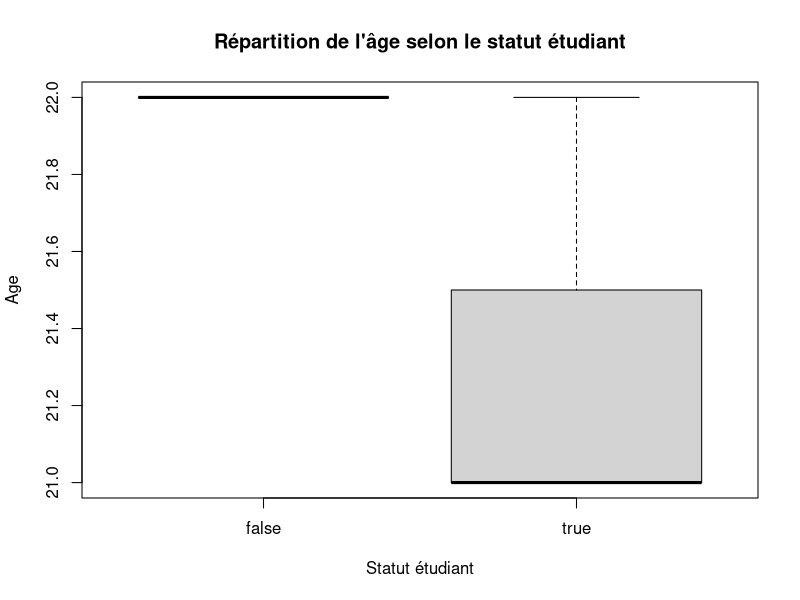
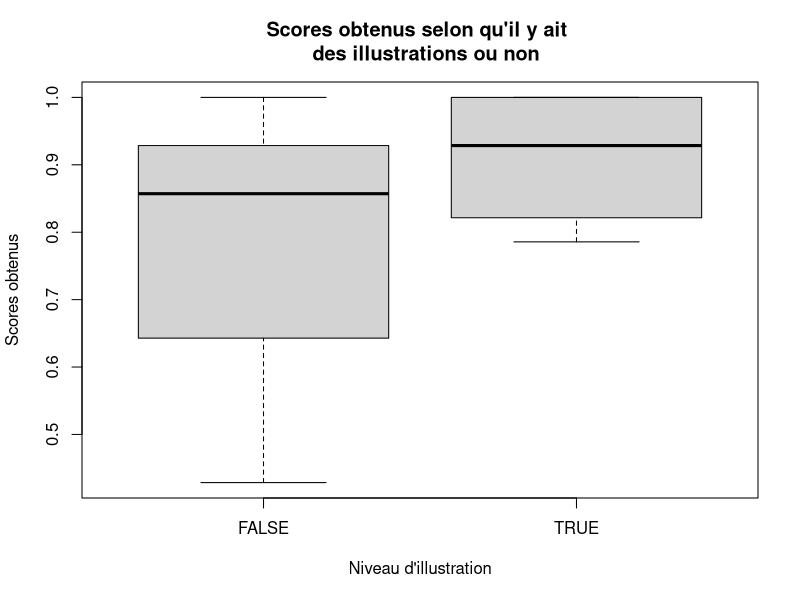
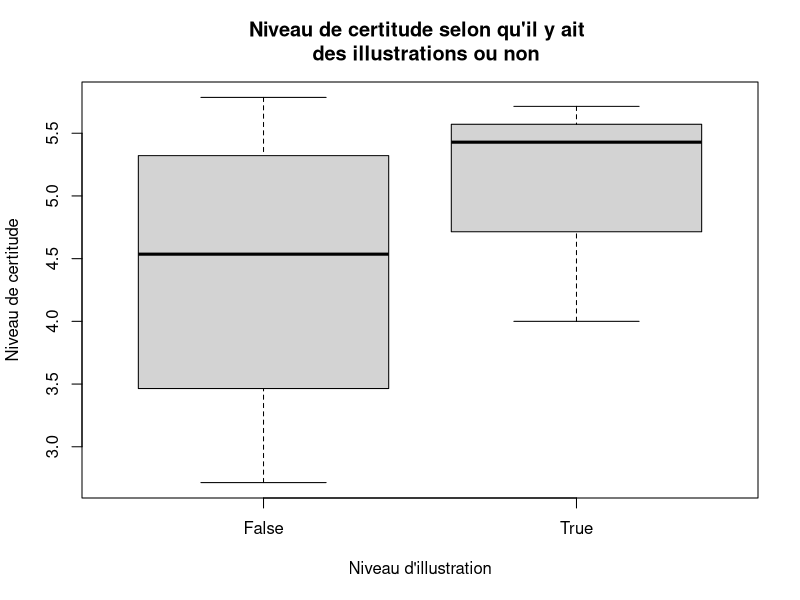
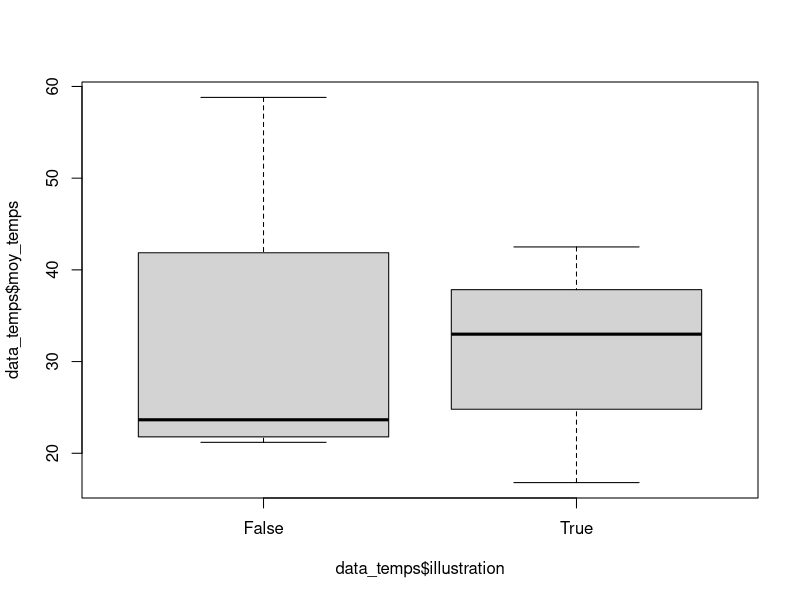
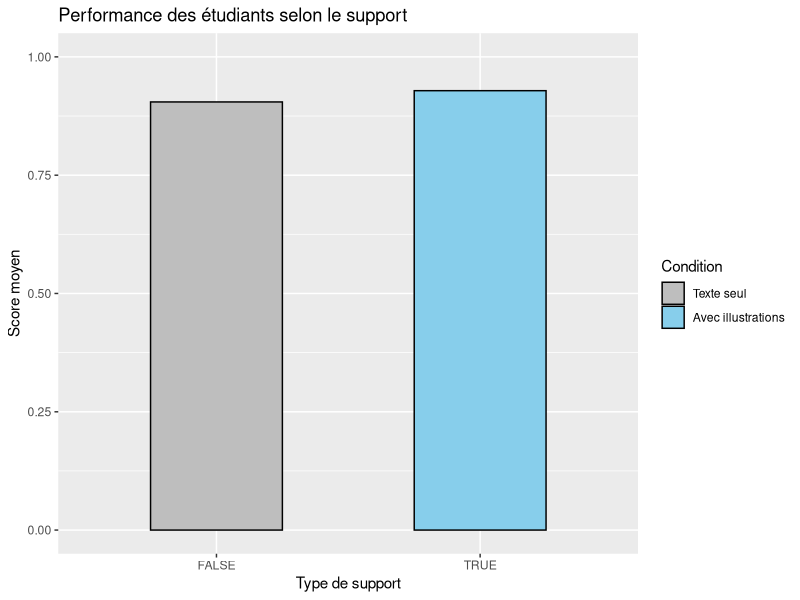
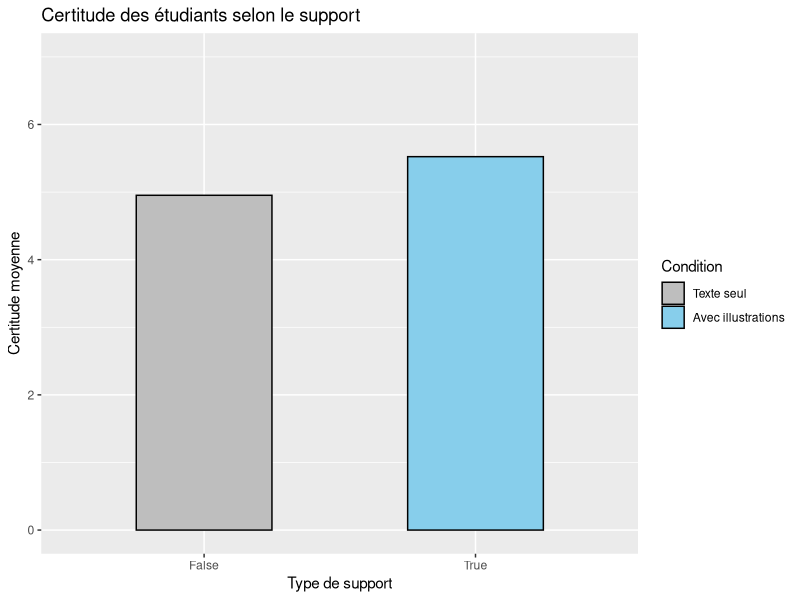
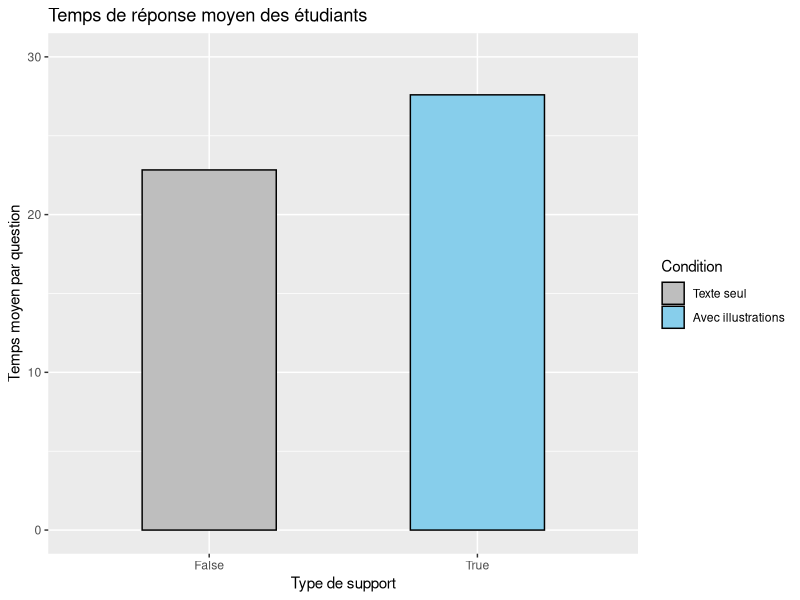
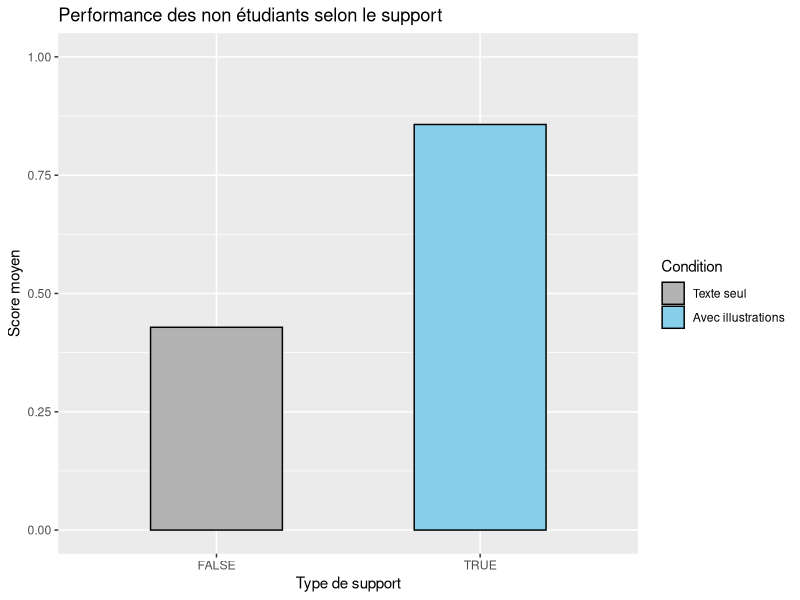

The R source for these figures, in order:
###Chargement des données 

participants = read.csv("csv/participants.csv")
results = read.csv("csv/results.csv")

library(tidyverse)
library(tidyselect)
library(lmerTest)

###Formation des données pour l'analyse 
#Nettoyage et rassemblement des données
data_clean = results %>%
  #convertir "estCorrect" et "illustration" en vrais booléens 
  mutate(
    estCorrect = as.logical(estCorrect),
    illustration = as.logical(illustration)
  ) %>%
  left_join(participants, by = "id") %>%
  mutate(etudiant = as.factor(etudiant))

#Calcul du score par condition pour chaque participant (score entre 0 et 1, avec 1 si tout est juste et 0 si tout est faux)
data_score = data_clean %>%
  group_by(id, illustration, etudiant) %>%
  summarise(
    score = mean(estCorrect, na.rm = TRUE), 
    .groups = "drop"
  )

#Calcul de la certitude moyenne par participant pour chaque condition 
data_certitude = results |>
  mutate(certitude = certitude) |> 
  left_join(participants, by = "id") |>
  group_by(id, illustration, etudiant) |>
  summarise(moy_certitude = mean(certitude, na.rm = TRUE), .groups = "drop")

#Calcul du temps moyen mis par question par participant pour chaque condition 
data_temps <- results |>
  mutate(tempsSecondes = tempsSecondes) |>
  left_join(participants, by = "id") |>
  group_by(id, illustration, etudiant) |>
  summarise(moy_temps = mean(tempsSecondes, na.rm = TRUE), .groups = "drop")


###Données sur les participants 
#Age
age_moy = mean(participants$age)

age_moy_etu = mean(as.numeric(participants$age[participants$etudiant == "true"]))
et_etu = sd(as.numeric(participants$age[participants$etudiant == "true"]))

age_moy_nnetu = mean(as.numeric(participants$age[participants$etudiant == "false"]))
et_nnetu = sd(as.numeric(participants$age[participants$etudiant == "false"]))


boxplot(participants$age ~participants$etudiant, main="Répartition de l'âge selon le statut étudiant", xlab="Statut étudiant", ylab="Age")

#Genre 
table(participants$genre) #5 femmes et 11 hommes 



###Test hypothèse 1 : les performances d'apprentissage seront meilleures pour les parties avec des images 

anova_H1 = aov(data_score$score ~ data_score$illustration)
summary(anova_H1)

modele_mixte = lmer(score ~ illustration * etudiant + (1|id), data = data_score)
anova(modele_mixte)

modele_certitude = lmer(moy_certitude ~ illustration * etudiant + (1|id), data = data_certitude)
anova(modele_certitude)

modele_temps = lmer(moy_temps ~ illustration * etudiant + (1|id), data = data_temps)
anova(modele_temps)

#Tests de corrélation 
chisq.test(data_score$score, data_score$illustration)
chisq.test(data_clean$illustration, data_clean$tempsSecondes)
chisq.test(data_clean$illustration, data_clean$certitude)

#Représentations graphiques 
boxplot(data_score$score~data_score$illustration, main = "Scores obtenus selon qu'il y ait 
  des illustrations ou non", xlab = "Niveau d'illustration", ylab="Scores obtenus")

boxplot(data_certitude$moy_certitude~data_certitude$illustration, main = "Niveau de certitude selon qu'il y ait 
  des illustrations ou non", xlab = "Niveau d'illustration", ylab="Niveau de certitude")

boxplot(data_temps$moy_temps~data_temps$illustration)

###Test hypothèse 2 : les performances des étudiants seront meilleures que celles des non étudiants 

anova_H2 = aov(data_score$score ~ data_score$etudiant)
summary(anova_H2)

chisq.test(data_score$score, data_score$etudiant)

modele_mixte = lmer(score ~ illustration * etudiant + (1|id), data = data_score)
anova(modele_mixte)

modele_certitude = lmer(moy_certitude ~ illustration * etudiant + (1|id), data = data_certitude)
anova(modele_certitude)

modele_temps = lmer(moy_temps ~ illustration * etudiant + (1|id), data = data_temps)
anova(modele_temps)

###Test hypothèse 1, 2 et 3 : 

modele_mixte = lmer(score ~ illustration * etudiant + (1|id), data = data_score)
anova(modele_mixte)

modele_certitude = lmer(moy_certitude ~ illustration * etudiant + (1|id), data = data_certitude)
anova(modele_certitude)

modele_temps = lmer(moy_temps ~ illustration * etudiant + (1|id), data = data_temps)
anova(modele_temps)

#Pour le groupe étudiant
data_etudiants <- data_score %>%
  filter(etudiant == "true") %>%
  group_by(illustration) %>%
  summarise(moyenne_score = mean(score),se = sd(score) / sqrt(n()), .groups = "drop")

data_certitude_etud <- data_certitude %>%
  filter(etudiant == "true") %>%
  group_by(illustration) %>%
  summarise(
    moyenne = mean(moy_certitude, na.rm = TRUE),
    se = sd(moy_certitude, na.rm = TRUE) / sqrt(n()),
    .groups = "drop"
  )

data_temps_etud <- data_temps %>%
  filter(etudiant == "true") %>% 
  group_by(illustration) %>%
  summarise(
    temps_moyen = mean(moy_temps, na.rm = TRUE),
    se = sd(moy_temps, na.rm = TRUE) / sqrt(n()),
    .groups = "drop"
  )

ggplot(data_etudiants, aes(x = illustration, y = moyenne_score, fill = illustration)) +
  geom_bar(stat = "identity", width = 0.5, color = "black") +
  scale_fill_manual(values = c("grey", "skyblue"), labels = c("Texte seul", "Avec illustrations")) +
  labs(
    title = "Performance des étudiants selon le support",
    x = "Type de support",
    y = "Score moyen",
    fill = "Condition") + ylim(0,1)

ggplot(data_certitude_etud, aes(x = illustration, y = moyenne, fill = illustration)) +
  geom_bar(stat = "identity", width = 0.5, color = "black") +
  scale_fill_manual(values = c("grey", "skyblue"), labels = c("Texte seul", "Avec illustrations")) +
  labs(
    title = "Certitude des étudiants selon le support",
    x = "Type de support",
    y = "Certitude moyenne", 
    fill = "Condition"
  )+ ylim(0,7)

ggplot(data_temps_etud, aes(x = illustration, y = temps_moyen, fill = illustration)) +
  geom_bar(stat = "identity", width = 0.5, color = "black") +
  scale_fill_manual(values = c("grey", "skyblue"), 
                    labels = c("Texte seul", "Avec illustrations")) +
  labs(
    title = "Temps de réponse moyen des étudiants",
    x = "Type de support",
    y = "Temps moyen par question",
    fill ="Condition"
  ) + ylim(0,30)

#Pour le groupe non-étudiant
data_nnetudiants <- data_score %>%
  filter(etudiant == "false") %>%
  group_by(illustration) %>%
  summarise(moyenne_score = mean(score),se = sd(score) / sqrt(n()), .groups = "drop")

data_certitude_nnetud <- data_certitude %>%
  filter(etudiant == "false") %>%
  group_by(illustration) %>%
  summarise(
    moyenne = mean(moy_certitude, na.rm = TRUE),
    se = sd(moy_certitude, na.rm = TRUE) / sqrt(n()),
    .groups = "drop"
  )

data_temps_nnetud <- data_temps %>%
  filter(etudiant == "false") %>% 
  group_by(illustration) %>%
  summarise(
    temps_moyen = mean(moy_temps, na.rm = TRUE),
    se = sd(moy_temps, na.rm = TRUE) / sqrt(n()),
    .groups = "drop"
  )

ggplot(data_nnetudiants, aes(x = illustration, y = moyenne_score, fill = illustration)) +
  geom_bar(stat = "identity", width = 0.5, color = "black") +
  scale_fill_manual(values = c("gray70", "skyblue"), labels = c("Texte seul", "Avec illustrations")) +
  labs(
    title = "Performance des non étudiants selon le support",
    x = "Type de support",
    y = "Score moyen",
    fill = "Condition")  + ylim(0,1)

ggplot(data_certitude_nnetud, aes(x = illustration, y = moyenne, fill = illustration)) +
  geom_bar(stat = "identity", width = 0.5, color = "black") +
  scale_fill_manual(values = c("grey", "skyblue"), labels = c("Texte seul", "Avec illustrations")) +
  labs(
    title = "Certitude des non-étudiants selon le support",
    x = "Type de support",
    y = "Certitude moyenne", 
    fill = "Condition"
  ) + ylim(0,7)

ggplot(data_temps_nnetud, aes(x = illustration, y = temps_moyen, fill = illustration)) +
  geom_bar(stat = "identity", width = 0.5, color = "black") +
  scale_fill_manual(values = c("grey", "skyblue"), 
                    labels = c("Texte seul", "Avec illustrations")) +
  labs(
    title = "Temps de réponse moyen des non-étudiants",
    x = "Type de support",
    y = "Temps moyen par question", 
    fill = "Condition"
  ) + ylim(0,30)
